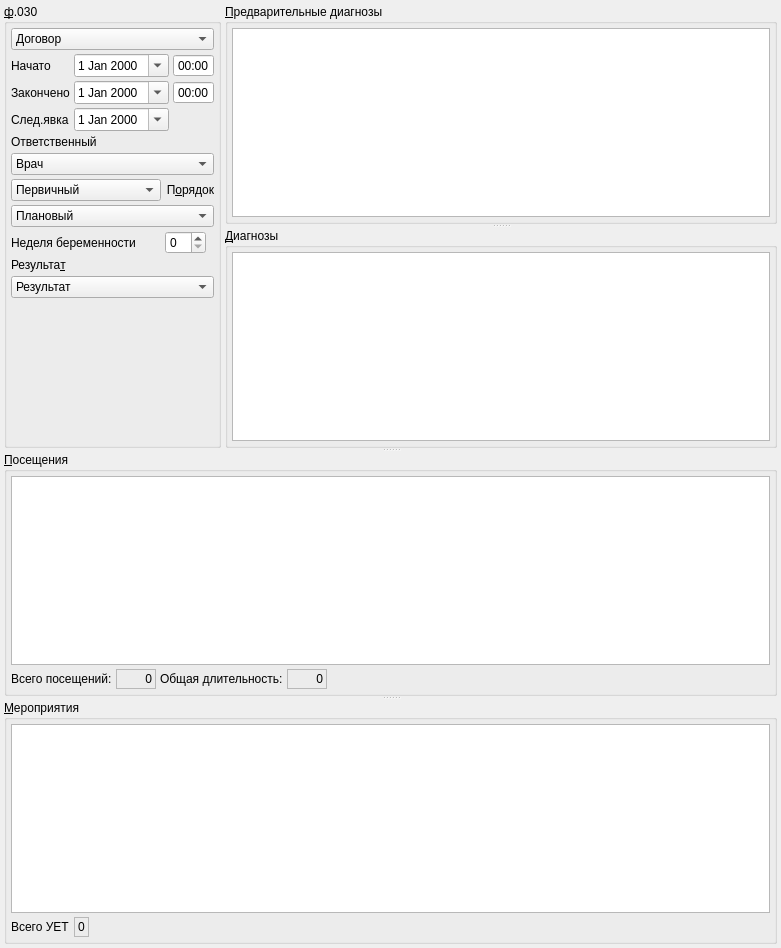
       <widget class="QWidget" name="tabToken">
        <attribute name="title">
         <string>Стат.&amp;учёт</string>
        </attribute>
        <layout class="QGridLayout" name="gridLayout_4">
         <property name="margin">
          <number>4</number>
         </property>
         <property name="spacing">
          <number>4</number>
         </property>
         <item row="0" column="0">
          <widget class="QSplitter" name="splitter_2">
           <property name="orientation">
            <enum>Qt::Vertical</enum>
           </property>
           <property name="childrenCollapsible">
            <bool>false</bool>
           </property>
           <widget class="QFrame" name="frameBaseAndDiagnosises">
            <property name="frameShape">
             <enum>QFrame::NoFrame</enum>
            </property>
            <property name="frameShadow">
             <enum>QFrame::Raised</enum>
            </property>
            <layout class="QHBoxLayout" name="horizontalLayout">
             <property name="spacing">
              <number>4</number>
             </property>
             <property name="margin">
              <number>0</number>
             </property>
             <item>
              <widget class="QGroupBox" name="grpBase">
               <property name="sizePolicy">
                <sizepolicy hsizetype="Maximum" vsizetype="Preferred">
                 <horstretch>0</horstretch>
                 <verstretch>0</verstretch>
                </sizepolicy>
               </property>
               <property name="title">
                <string>&amp;ф.030</string>
               </property>
               <layout class="QGridLayout" name="gridLayout_2">
                <property name="margin">
                 <number>4</number>
                </property>
                <property name="spacing">
                 <number>4</number>
                </property>
                <item row="11" column="0" colspan="4">
                 <spacer>
                  <property name="orientation">
                   <enum>Qt::Vertical</enum>
                  </property>
                  <property name="sizeHint" stdset="0">
                   <size>
                    <width>16</width>
                    <height>20</height>
                   </size>
                  </property>
                 </spacer>
                </item>
                <item row="0" column="0" colspan="4">
                 <widget class="CContractComboBox" name="cmbContract">
                  <property name="whatsThis">
                   <string>номер, дата и основание договора в рамках которого производится осмотр</string>
                  </property>
                  <item>
                   <property name="text">
                    <string>Договор</string>
                   </property>
                  </item>
                 </widget>
                </item>
                <item row="1" column="0">
                 <widget class="QLabel" name="lblBegDate">
                  <property name="sizePolicy">
                   <sizepolicy hsizetype="Maximum" vsizetype="Preferred">
                    <horstretch>0</horstretch>
                    <verstretch>0</verstretch>
                   </sizepolicy>
                  </property>
                  <property name="text">
                   <string>Начато</string>
                  </property>
                  <property name="buddy">
                   <cstring>edtBegDate</cstring>
                  </property>
                 </widget>
                </item>
                <item row="2" column="0">
                 <widget class="QLabel" name="lblEndDate">
                  <property name="sizePolicy">
                   <sizepolicy hsizetype="Maximum" vsizetype="Preferred">
                    <horstretch>0</horstretch>
                    <verstretch>0</verstretch>
                   </sizepolicy>
                  </property>
                  <property name="text">
                   <string>Закончено</string>
                  </property>
                  <property name="buddy">
                   <cstring>edtEndDate</cstring>
                  </property>
                 </widget>
                </item>
                <item row="3" column="0">
                 <widget class="QLabel" name="lblNextDate">
                  <property name="sizePolicy">
                   <sizepolicy hsizetype="Maximum" vsizetype="Preferred">
                    <horstretch>0</horstretch>
                    <verstretch>0</verstretch>
                   </sizepolicy>
                  </property>
                  <property name="text">
                   <string>След.явка</string>
                  </property>
                  <property name="buddy">
                   <cstring>edtNextDate</cstring>
                  </property>
                 </widget>
                </item>
                <item row="4" column="0" colspan="4">
                 <widget class="QLabel" name="lblPerson">
                  <property name="text">
                   <string>Ответственный</string>
                  </property>
                  <property name="buddy">
                   <cstring>cmbPerson</cstring>
                  </property>
                 </widget>
                </item>
                <item row="5" column="0" colspan="4">
                 <widget class="CPersonComboBoxEx" name="cmbPerson">
                  <property name="whatsThis">
                   <string>врач отвечающий за осмотр (терапевт)</string>
                  </property>
                  <item>
                   <property name="text">
                    <string>Врач</string>
                   </property>
                  </item>
                 </widget>
                </item>
                <item row="7" column="0" colspan="4">
                 <widget class="CROComboBox" name="cmbOrder">
                  <item>
                   <property name="text">
                    <string>Плановый</string>
                   </property>
                  </item>
                  <item>
                   <property name="text">
                    <string>Экстренный</string>
                   </property>
                  </item>
                  <item>
                   <property name="text">
                    <string>Самотёком</string>
                   </property>
                  </item>
                  <item>
                   <property name="text">
                    <string>Принудительный</string>
                   </property>
                  </item>
                  <item>
                   <property name="text">
                    <string>Внутренний перевод</string>
                   </property>
                  </item>
                  <item>
                   <property name="text">
                    <string>Неотложная</string>
                   </property>
                  </item>
                 </widget>
                </item>
                <item row="10" column="0" colspan="4">
                 <widget class="CRBComboBox" name="cmbResult">
                  <property name="whatsThis">
                   <string>результат осмотра</string>
                  </property>
                  <item>
                   <property name="text">
                    <string>Результат</string>
                   </property>
                  </item>
                 </widget>
                </item>
                <item row="9" column="0" colspan="4">
                 <widget class="QLabel" name="lblResult">
                  <property name="text">
                   <string>Результа&amp;т</string>
                  </property>
                  <property name="alignment">
                   <set>Qt::AlignLeading|Qt::AlignLeft|Qt::AlignVCenter</set>
                  </property>
                  <property name="buddy">
                   <cstring>cmbResult</cstring>
                  </property>
                 </widget>
                </item>
                <item row="1" column="1" colspan="3">
                 <widget class="QFrame" name="frmBegDateTime">
                  <property name="sizePolicy">
                   <sizepolicy hsizetype="Maximum" vsizetype="Preferred">
                    <horstretch>0</horstretch>
                    <verstretch>0</verstretch>
                   </sizepolicy>
                  </property>
                  <property name="frameShape">
                   <enum>QFrame::NoFrame</enum>
                  </property>
                  <property name="frameShadow">
                   <enum>QFrame::Plain</enum>
                  </property>
                  <property name="lineWidth">
                   <number>0</number>
                  </property>
                  <layout class="QHBoxLayout" name="horizontalLayout_3">
                   <property name="spacing">
                    <number>4</number>
                   </property>
                   <property name="margin">
                    <number>0</number>
                   </property>
                   <item>
                    <widget class="CDateEdit" name="edtBegDate">
                     <property name="sizePolicy">
                      <sizepolicy hsizetype="Maximum" vsizetype="Fixed">
                       <horstretch>0</horstretch>
                       <verstretch>0</verstretch>
                      </sizepolicy>
                     </property>
                     <property name="whatsThis">
                      <string>дата начала осмотра</string>
                     </property>
                     <property name="calendarPopup">
                      <bool>true</bool>
                     </property>
                    </widget>
                   </item>
                   <item>
                    <widget class="QTimeEdit" name="edtBegTime">
                     <property name="buttonSymbols">
                      <enum>QAbstractSpinBox::NoButtons</enum>
                     </property>
                     <property name="displayFormat">
                      <string>HH:mm</string>
                     </property>
                    </widget>
                   </item>
                  </layout>
                 </widget>
                </item>
                <item row="2" column="1" colspan="3">
                 <widget class="QFrame" name="frmEndDateTime">
                  <property name="sizePolicy">
                   <sizepolicy hsizetype="Maximum" vsizetype="Preferred">
                    <horstretch>0</horstretch>
                    <verstretch>0</verstretch>
                   </sizepolicy>
                  </property>
                  <property name="frameShape">
                   <enum>QFrame::NoFrame</enum>
                  </property>
                  <property name="frameShadow">
                   <enum>QFrame::Plain</enum>
                  </property>
                  <property name="lineWidth">
                   <number>0</number>
                  </property>
                  <layout class="QHBoxLayout" name="horizontalLayout_4">
                   <property name="spacing">
                    <number>4</number>
                   </property>
                   <property name="margin">
                    <number>0</number>
                   </property>
                   <item>
                    <widget class="CDateEdit" name="edtEndDate">
                     <property name="sizePolicy">
                      <sizepolicy hsizetype="Maximum" vsizetype="Fixed">
                       <horstretch>0</horstretch>
                       <verstretch>0</verstretch>
                      </sizepolicy>
                     </property>
                     <property name="whatsThis">
                      <string>дата окончания осмотра</string>
                     </property>
                     <property name="calendarPopup">
                      <bool>true</bool>
                     </property>
                    </widget>
                   </item>
                   <item>
                    <widget class="QTimeEdit" name="edtEndTime">
                     <property name="buttonSymbols">
                      <enum>QAbstractSpinBox::NoButtons</enum>
                     </property>
                     <property name="displayFormat">
                      <string>HH:mm</string>
                     </property>
                    </widget>
                   </item>
                  </layout>
                 </widget>
                </item>
                <item row="3" column="1" colspan="3">
                 <widget class="QFrame" name="frmNextDateTime">
                  <property name="sizePolicy">
                   <sizepolicy hsizetype="Maximum" vsizetype="Preferred">
                    <horstretch>0</horstretch>
                    <verstretch>0</verstretch>
                   </sizepolicy>
                  </property>
                  <property name="frameShape">
                   <enum>QFrame::NoFrame</enum>
                  </property>
                  <property name="frameShadow">
                   <enum>QFrame::Plain</enum>
                  </property>
                  <property name="lineWidth">
                   <number>0</number>
                  </property>
                  <layout class="QHBoxLayout" name="horizontalLayout_5">
                   <property name="spacing">
                    <number>4</number>
                   </property>
                   <property name="margin">
                    <number>0</number>
                   </property>
                   <item>
                    <widget class="CDateEdit" name="edtNextDate">
                     <property name="sizePolicy">
                      <sizepolicy hsizetype="Maximum" vsizetype="Fixed">
                       <horstretch>0</horstretch>
                       <verstretch>0</verstretch>
                      </sizepolicy>
                     </property>
                     <property name="calendarPopup">
                      <bool>true</bool>
                     </property>
                    </widget>
                   </item>
                  </layout>
                 </widget>
                </item>
                <item row="8" column="3">
                 <widget class="QSpinBox" name="edtPregnancyWeek">
                  <property name="sizePolicy">
                   <sizepolicy hsizetype="Maximum" vsizetype="Fixed">
                    <horstretch>0</horstretch>
                    <verstretch>0</verstretch>
                   </sizepolicy>
                  </property>
                  <property name="maximum">
                   <number>44</number>
                  </property>
                 </widget>
                </item>
                <item row="8" column="0" colspan="3">
                 <widget class="QLabel" name="lblPregnancyWeek">
                  <property name="sizePolicy">
                   <sizepolicy hsizetype="Maximum" vsizetype="Preferred">
                    <horstretch>0</horstretch>
                    <verstretch>0</verstretch>
                   </sizepolicy>
                  </property>
                  <property name="text">
                   <string>Неделя беременности</string>
                  </property>
                  <property name="buddy">
                   <cstring>edtPregnancyWeek</cstring>
                  </property>
                 </widget>
                </item>
                <item row="6" column="0" colspan="3">
                 <widget class="CROComboBox" name="cmbPrimary">
                  <item>
                   <property name="text">
                    <string>Первичный</string>
                   </property>
                  </item>
                  <item>
                   <property name="text">
                    <string>Повторный</string>
                   </property>
                  </item>
                  <item>
                   <property name="text">
                    <string>Актив</string>
                   </property>
                  </item>
                 </widget>
                </item>
                <item row="6" column="3">
                 <widget class="QLabel" name="lblOrder">
                  <property name="text">
                   <string>П&amp;орядок</string>
                  </property>
                  <property name="alignment">
                   <set>Qt::AlignRight|Qt::AlignTrailing|Qt::AlignVCenter</set>
                  </property>
                  <property name="buddy">
                   <cstring>cmbOrder</cstring>
                  </property>
                 </widget>
                </item>
               </layout>
              </widget>
             </item>
             <item>
              <widget class="QSplitter" name="splitter">
               <property name="orientation">
                <enum>Qt::Vertical</enum>
               </property>
               <property name="childrenCollapsible">
                <bool>false</bool>
               </property>
               <widget class="QGroupBox" name="grpPreliminaryDiagnostics">
                <property name="title">
                 <string>&amp;Предварительные диагнозы</string>
                </property>
                <layout class="QGridLayout" name="gridLayout_7">
                 <property name="margin">
                  <number>4</number>
                 </property>
                 <property name="spacing">
                  <number>4</number>
                 </property>
                 <item row="0" column="0">
                  <widget class="CDiagnosticsInDocTableView" name="tblPreliminaryDiagnostics">
                   <property name="sizePolicy">
                    <sizepolicy hsizetype="Expanding" vsizetype="Preferred">
                     <horstretch>0</horstretch>
                     <verstretch>0</verstretch>
                    </sizepolicy>
                   </property>
                  </widget>
                 </item>
                </layout>
               </widget>
               <widget class="QGroupBox" name="grplFinalDiagnostics">
                <property name="title">
                 <string>&amp;Диагнозы</string>
                </property>
                <layout class="QGridLayout" name="gridLayout_3">
                 <property name="margin">
                  <number>4</number>
                 </property>
                 <property name="spacing">
                  <number>4</number>
                 </property>
                 <item row="0" column="0">
                  <widget class="CDiagnosticsInDocTableView" name="tblFinalDiagnostics"/>
                 </item>
                </layout>
               </widget>
              </widget>
             </item>
            </layout>
           </widget>
           <widget class="QFrame" name="frameVisitsAndActionSummary">
            <property name="frameShape">
             <enum>QFrame::NoFrame</enum>
            </property>
            <property name="frameShadow">
             <enum>QFrame::Raised</enum>
            </property>
            <layout class="QGridLayout" name="gridLayout_9">
             <property name="margin">
              <number>0</number>
             </property>
             <property name="spacing">
              <number>0</number>
             </property>
             <item row="0" column="0">
              <widget class="QSplitter" name="splitter_4">
               <property name="orientation">
                <enum>Qt::Vertical</enum>
               </property>
               <widget class="QGroupBox" name="groupBox">
                <property name="title">
                 <string>&amp;Посещения</string>
                </property>
                <layout class="QGridLayout" name="gridLayout_5">
                 <property name="margin">
                  <number>4</number>
                 </property>
                 <property name="spacing">
                  <number>4</number>
                 </property>
                 <item row="0" column="0" colspan="5">
                  <widget class="CInDocTableView" name="tblVisits"/>
                 </item>
                 <item row="1" column="0">
                  <widget class="QLabel" name="lblVisitsCount">
                   <property name="text">
                    <string>Всего посещений:</string>
                   </property>
                  </widget>
                 </item>
                 <item row="1" column="1">
                  <widget class="QLabel" name="lblVisitsCountValue">
                   <property name="sizePolicy">
                    <sizepolicy hsizetype="Preferred" vsizetype="Preferred">
                     <horstretch>0</horstretch>
                     <verstretch>0</verstretch>
                    </sizepolicy>
                   </property>
                   <property name="minimumSize">
                    <size>
                     <width>40</width>
                     <height>0</height>
                    </size>
                   </property>
                   <property name="frameShape">
                    <enum>QFrame::StyledPanel</enum>
                   </property>
                   <property name="frameShadow">
                    <enum>QFrame::Sunken</enum>
                   </property>
                   <property name="text">
                    <string>0</string>
                   </property>
                   <property name="alignment">
                    <set>Qt::AlignRight|Qt::AlignTrailing|Qt::AlignVCenter</set>
                   </property>
                  </widget>
                 </item>
                 <item row="1" column="2">
                  <widget class="QLabel" name="lblVisitsDuration">
                   <property name="text">
                    <string>Общая длительность:</string>
                   </property>
                  </widget>
                 </item>
                 <item row="1" column="3">
                  <widget class="QLabel" name="lblVisitsDurationValue">
                   <property name="minimumSize">
                    <size>
                     <width>40</width>
                     <height>0</height>
                    </size>
                   </property>
                   <property name="frameShape">
                    <enum>QFrame::StyledPanel</enum>
                   </property>
                   <property name="frameShadow">
                    <enum>QFrame::Sunken</enum>
                   </property>
                   <property name="text">
                    <string>0</string>
                   </property>
                   <property name="alignment">
                    <set>Qt::AlignRight|Qt::AlignTrailing|Qt::AlignVCenter</set>
                   </property>
                  </widget>
                 </item>
                 <item row="1" column="4">
                  <spacer>
                   <property name="orientation">
                    <enum>Qt::Horizontal</enum>
                   </property>
                   <property name="sizeHint" stdset="0">
                    <size>
                     <width>40</width>
                     <height>20</height>
                    </size>
                   </property>
                  </spacer>
                 </item>
                </layout>
               </widget>
               <widget class="QGroupBox" name="grpActions">
                <property name="title">
                 <string>&amp;Мероприятия</string>
                </property>
                <layout class="QVBoxLayout" name="verticalLayout">
                 <property name="spacing">
                  <number>4</number>
                 </property>
                 <property name="margin">
                  <number>4</number>
                 </property>
                 <item>
                  <widget class="CInDocTableView" name="tblActions">
                   <property name="sizePolicy">
                    <sizepolicy hsizetype="Expanding" vsizetype="Expanding">
                     <horstretch>0</horstretch>
                     <verstretch>20</verstretch>
                    </sizepolicy>
                   </property>
                  </widget>
                 </item>
                 <item>
                  <widget class="QFrame" name="frmTotalUet">
                   <property name="frameShape">
                    <enum>QFrame::NoFrame</enum>
                   </property>
                   <property name="frameShadow">
                    <enum>QFrame::Plain</enum>
                   </property>
                   <layout class="QHBoxLayout" name="horizontalLayout_2">
                    <property name="spacing">
                     <number>4</number>
                    </property>
                    <property name="margin">
                     <number>0</number>
                    </property>
                    <item>
                     <widget class="QLabel" name="lblTotalUet">
                      <property name="text">
                       <string>Всего УЕТ</string>
                      </property>
                     </widget>
                    </item>
                    <item>
                     <widget class="QLabel" name="lblShowTotalUet">
                      <property name="frameShape">
                       <enum>QFrame::StyledPanel</enum>
                      </property>
                      <property name="frameShadow">
                       <enum>QFrame::Sunken</enum>
                      </property>
                      <property name="text">
                       <string>0</string>
                      </property>
                     </widget>
                    </item>
                    <item>
                     <spacer name="horizontalSpacer">
                      <property name="orientation">
                       <enum>Qt::Horizontal</enum>
                      </property>
                      <property name="sizeHint" stdset="0">
                       <size>
                        <width>681</width>
                        <height>20</height>
                       </size>
                      </property>
                     </spacer>
                    </item>
                   </layout>
                  </widget>
                 </item>
                </layout>
               </widget>
              </widget>
             </item>
            </layout>
           </widget>
          </widget>
         </item>
        </layout>
       </widget>
